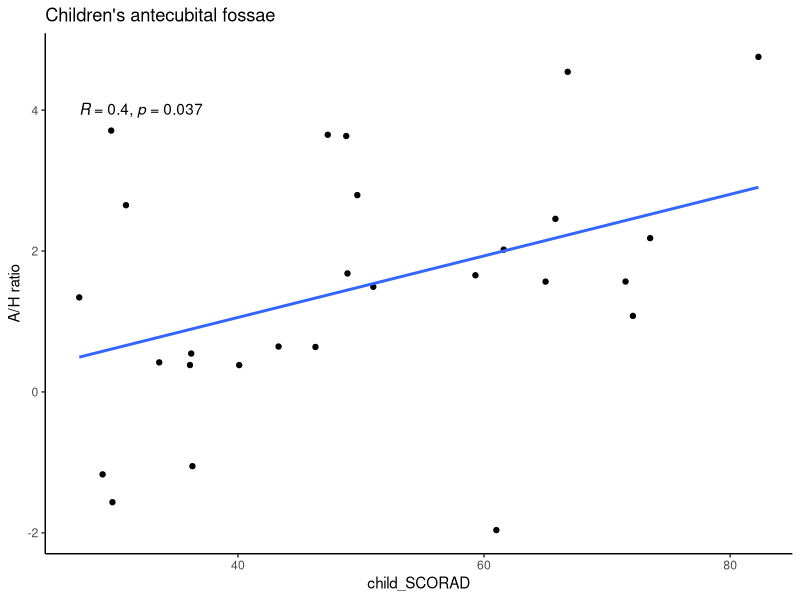
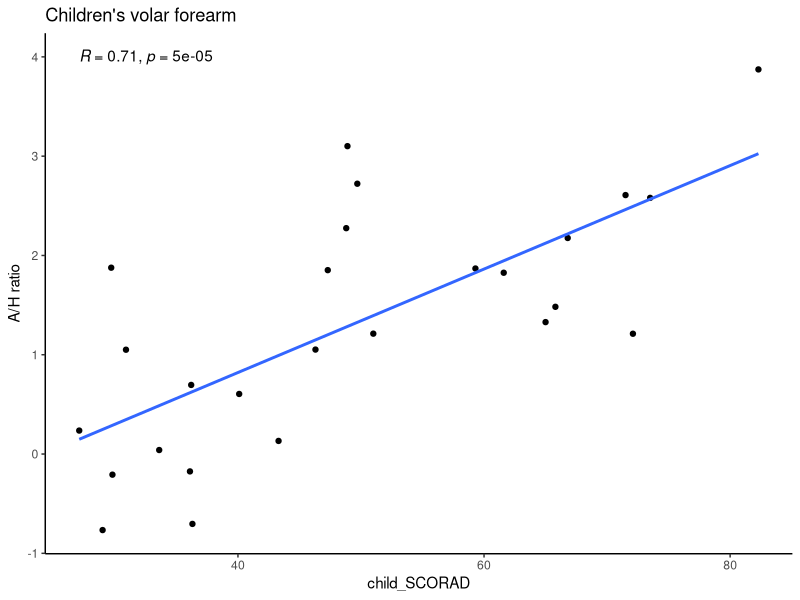
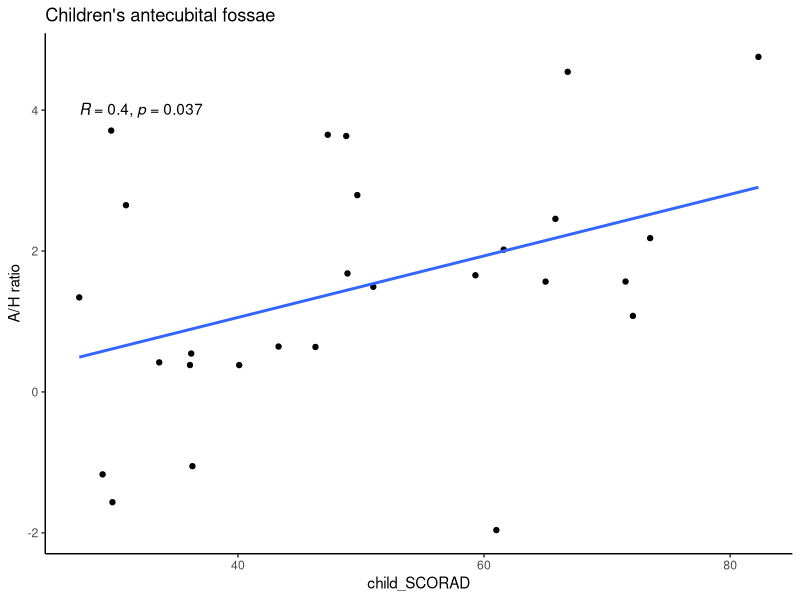
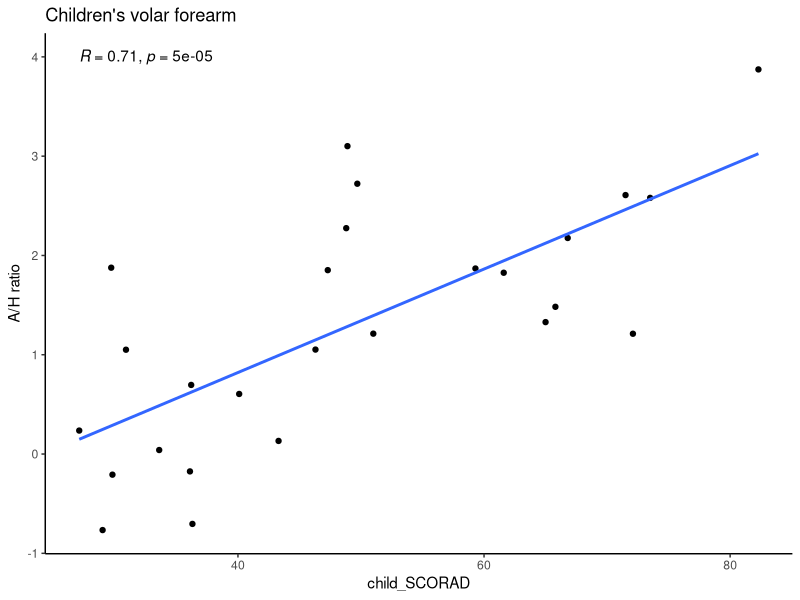

These charts were generated, in order, by the following R code:
## ---- chunk 1
knitr::opts_chunk$set(echo = TRUE)
## ---- chunk 2
library(tidyverse)
library(here)
library(ggpubr)
## ---- chunk 3
#NB: some features are NA because said library was excluded from analysis etc
combined_demographics <- read_tsv("../metadata/combined_demographics.tsv")

demographics_AD_child <- combined_demographics %>% filter(str_detect(subject_ID, pattern="^[A]"))

## ---- chunk 4

#plot for children's antecubital fossae dataset

AD_child_AC_SCORAD_plot <- ggplot(demographics_AD_child %>% filter(!is.na(AC_aureus_hom_bal)), aes(x=child_SCORAD, y=AC_aureus_hom_bal)) + geom_point() + 
  theme_classic() + geom_smooth(method='lm', se=FALSE) + stat_cor(label.y=4) +
  ylab("A/H ratio") + ggtitle("Children's antecubital fossae")

AD_child_AC_SCORAD_plot

ggsave("../plots/fig2c_child_AC_scorad.svg", plot=AD_child_AC_SCORAD_plot, 
       width=14, height=7)
## ---- chunk 5
#plot for children's volar forearm dataset

AD_child_VF_SCORAD_plot <- ggplot(demographics_AD_child %>% filter(!is.na(VF_aureus_hom_bal)), aes(x=child_SCORAD, y=VF_aureus_hom_bal)) + geom_point() + 
  theme_classic() + geom_smooth(method='lm', se=FALSE) + stat_cor(label.y=4) +
  ylab("A/H ratio") + ggtitle("Children's volar forearm")

AD_child_VF_SCORAD_plot

ggsave("../plots/fig2c_child_VF_scorad.svg", plot=AD_child_VF_SCORAD_plot, 
       width=14, height=7)


